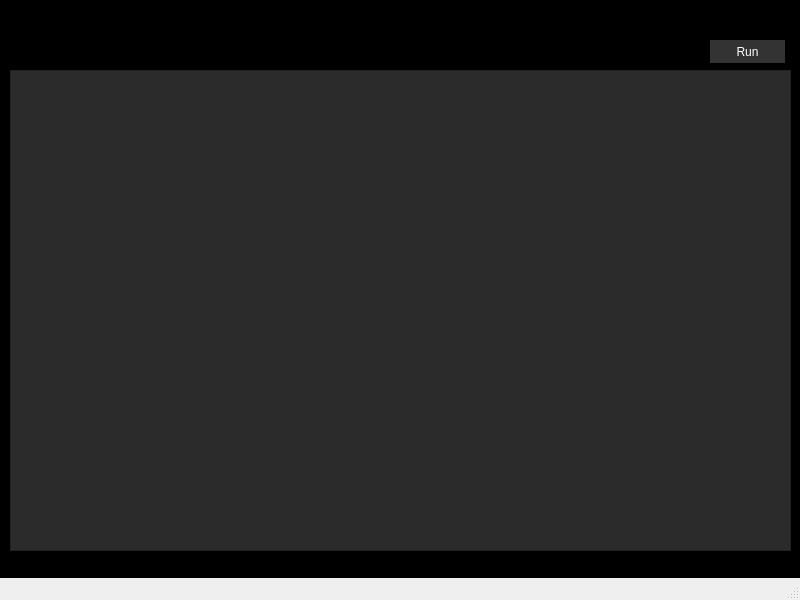
<?xml version="1.0" encoding="UTF-8"?>
<ui version="4.0">
 <class>MainWindow</class>
 <widget class="QMainWindow" name="MainWindow">
  <property name="geometry">
   <rect>
    <x>0</x>
    <y>0</y>
    <width>800</width>
    <height>600</height>
   </rect>
  </property>
  <property name="windowTitle">
   <string>MainWindow</string>
  </property>
  <widget class="QWidget" name="centralwidget">
   <property name="styleSheet">
    <string notr="true">background-color:#000;</string>
   </property>
   <widget class="QPushButton" name="btnRun">
    <property name="geometry">
     <rect>
      <x>710</x>
      <y>40</y>
      <width>75</width>
      <height>23</height>
     </rect>
    </property>
    <property name="styleSheet">
     <string notr="true">color:white;
background-color:#333;
border-radius:20px; </string>
    </property>
    <property name="text">
     <string>Run</string>
    </property>
   </widget>
   <widget class="QWidget" name="verticalLayoutWidget">
    <property name="geometry">
     <rect>
      <x>10</x>
      <y>70</y>
      <width>781</width>
      <height>481</height>
     </rect>
    </property>
    <layout class="QVBoxLayout" name="verticalLayout">
     <item>
      <widget class="QPlainTextEdit" name="txtConsola">
       <property name="styleSheet">
        <string notr="true">color:#ccc;
background-color:#2b2b2b;
font-family:'consolas';
</string>
       </property>
      </widget>
     </item>
    </layout>
   </widget>
  </widget>
  <widget class="QMenuBar" name="menubar">
   <property name="geometry">
    <rect>
     <x>0</x>
     <y>0</y>
     <width>800</width>
     <height>21</height>
    </rect>
   </property>
  </widget>
  <widget class="QStatusBar" name="statusbar"/>
 </widget>
 <resources/>
 <connections/>
</ui>
